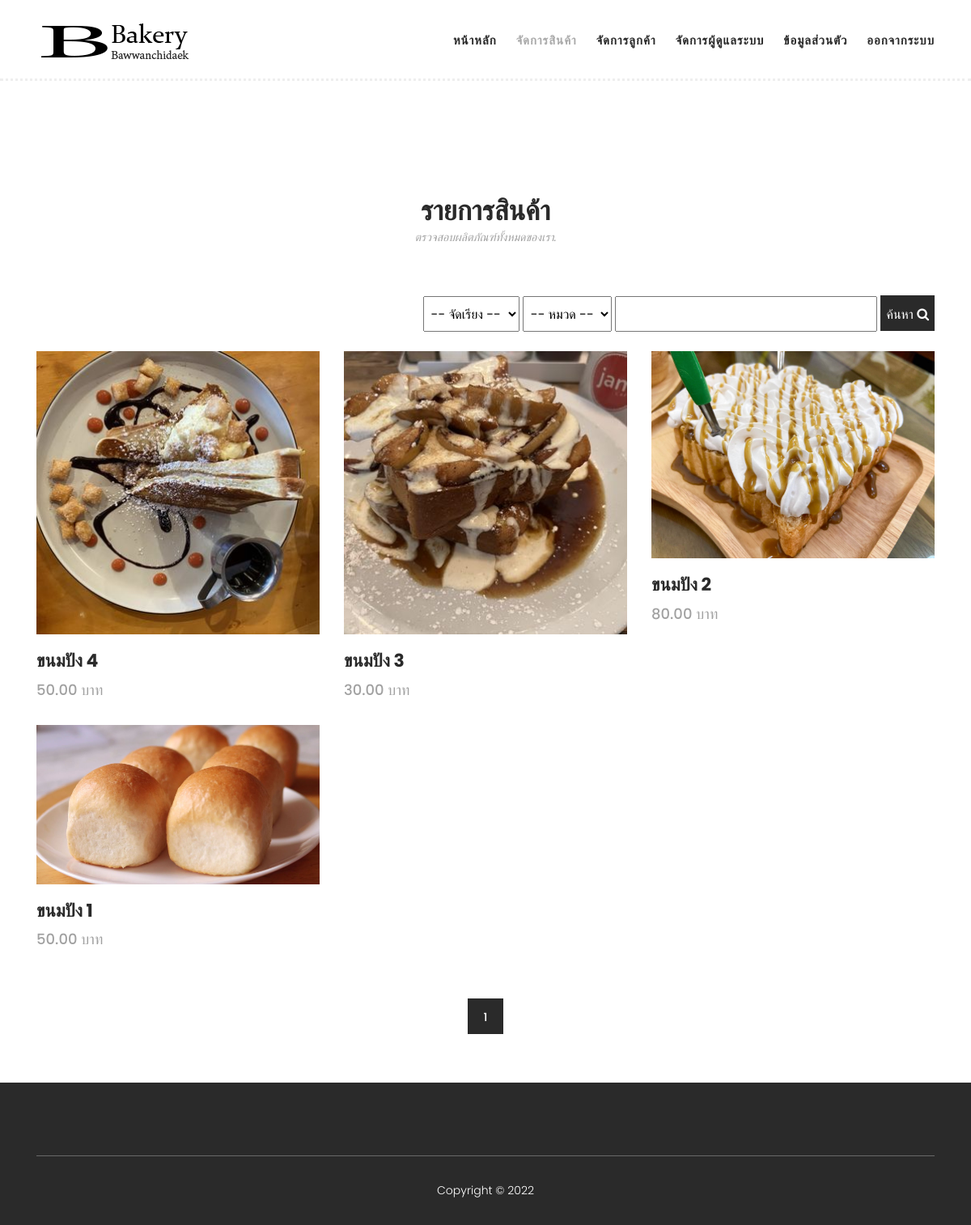
/product.php (signed in), run on the app's committed database.
### tables this page shows
CREATE TABLE `tbl_products` (
  `PRO_ID` bigint(20) NOT NULL,
  `PRO_NAME` varchar(50) DEFAULT NULL,
  `PRO_PRICE` decimal(10,2) DEFAULT NULL,
  `PRO_STAMP` timestamp NOT NULL DEFAULT current_timestamp(),
  `PRO_DETAILS` text DEFAULT NULL,
  `PRO_PHOTO` varchar(100) DEFAULT NULL,
  `USER_ID` bigint(20) DEFAULT NULL,
  `PRO_DELETE` enum('1') DEFAULT NULL,
  `PRO_STATUS` enum('1','0') NOT NULL DEFAULT '1',
  `PRO_GROUP_NAME` varchar(50) DEFAULT NULL,
  `PRO_STOCK` int(11) NOT NULL DEFAULT 0
);

### product.php (the view, shortened to what this page needs)
<?php include_once('./inc/inc-html.php') ?>
<!DOCTYPE html>
<html lang="th">
<head>
    <?php include_once('./inc/head.php') ?>
</head>
<body>
    <?php include_once('./inc/header.php') ?>
    <section class="section" id="products">
        <div class="container">
            <div class="row">
                <div class="col-lg-12">
                    <div class="section-heading">
                        <h2>รายการสินค้า</h2>
                        <span>ตรวจสอบผลิตภัณฑ์ทั้งหมดของเรา.</span>
                    </div>
                </div>
            </div>
            <div class="row mb-4">
                <div class="col-12 d-flex justify-content-end">
                    <form action="./product.php" method="get">
                        <select class="s-product" name="sort" id="sort" onchange="this.form.submit()">
                            <option value=""> -- จัดเรียง -- </option>
                        </select>
                        <select name="g" class="s-product" onchange="this.form.submit()">
                            <option value="" <?= isset($_GET["g"]) && $_GET["g"] == '' ? 'selected' : ""; ?>> -- หมวด --
                            </option>
                        </select>
                        <input type="text" value="<?= isset($_GET["v"]) ? $_GET["v"] : ""; ?>" name="v"
                            class="input-product">
                        <button type="submit" id="form-submit" class="btn-main-dark-button">
                            ค้นหา <i class="fa fa-search"></i>
                        </button>
                    </form>
                </div>
            </div>
        </div>
        <div class="container">
            <?php
            $items_per_page = 80;
            $current_page = isset($_GET['page']) && is_numeric($_GET['page']) ? (int) $_GET['page'] : 1;
            $offset = ($current_page - 1) * $items_per_page;
            $g = !isset($_GET["g"]) || empty($_GET["g"]) ? '' : "AND PRO_GROUP_NAME= '{$_GET["g"]}'";
            $v = !isset($_GET["v"]) || empty($_GET["v"]) ? '' : "AND PRO_NAME  LIKE '%{$_GET["v"]}%'";
            $order_by = "PRO_STAMP DESC";
            $sql_count = "SELECT COUNT(*) as total FROM `tbl_products` WHERE PRO_DELETE IS NULL $g $v;";
            $total_items = $conn->query($sql_count)->fetch_assoc()['total'];
            $total_pages = ceil($total_items / $items_per_page);
            $sqls = "SELECT * FROM `tbl_products` WHERE PRO_DELETE IS NULL $g $v ORDER BY $order_by LIMIT $items_per_page OFFSET $offset;";
            $query_group_list = $conn->query($sqls, MYSQLI_ASSOC)->fetch_all(MYSQLI_ASSOC);
            ?>
            <div class="row">
                <?php foreach ($query_group_list as $ilist): ?>
                    <div class="col-lg-4">
                        <div class="item">
                            <div class="thumb">
                                <img src="upload/<?= $ilist['PRO_PHOTO']; ?>" alt="">
                            </div>
                            <div class="down-content">
                                <h4><?= $ilist['PRO_NAME']; ?></h4>
                                <span><?= $ilist['PRO_PRICE']; ?> บาท</span>
                            </div>
                        </div>
                    </div>
                <?php endforeach; ?>
            </div>
            <div class="col-lg-12">
                <div class="pagination">
                    <ul>
                        <?php for ($i = 1; $i <= $total_pages; $i++): ?>
                            <li class="<?= $i == $current_page ? 'active' : ''; ?>">
                                <a
                                    href="?page=<?= $i; ?>&g=<?= $_GET['g'] ?? ''; ?>&v=<?= $_GET['v'] ?? ''; ?>"><?= $i; ?></a>
                            </li>
                        <?php endfor; ?>
                    </ul>
                </div>
            </div>
        </div>
    </section>
    <?php include_once('./inc/footer.php'); ?>
</body>
</html>

### assets/css/templatemo-hexashop.css (style rules this page uses)
html, body, div, span, applet, object, iframe, h1, h2, h3, h4, h5, h6, p, blockquote, div pre, a, abbr, acronym, address, big, cite, code, del, dfn, em, font, img, ins, kbd, q, s, samp, small, strike, strong, sub, sup, tt, var, b, u, i, center, dl, dt, dd, ol, ul, li, figure, header, nav, section, article, aside, footer, figcaption { margin: 0; padding: 0; border: 0; outline: 0; }
ul, li { padding: 0; margin: 0; list-style: none; }
header, nav, section, article, aside, footer, hgroup { display: block; }
* { box-sizing: border-box; }
html, body { font-family: 'Poppins', sans-serif; font-weight: 400; background-color: #fff; font-size: 16px; -ms-text-size-adjust: 100%; -webkit-font-smoothing: antialiased; -moz-osx-font-smoothing: grayscale; }
a { text-decoration: none !important; }
h1, h2, h3, h4, h5, h6 { margin-top: 0px; margin-bottom: 0px; }
ul { margin-bottom: 0px; }
html, body { background: #fff; font-family: 'Poppins', sans-serif; }
.section-heading h2 { font-size: 34px; font-weight: 700; color: #2a2a2a; }
.section-heading span { font-size: 14px; color: #a1a1a1; font-style: italic; font-weight: 400; }
#products .section-heading { text-align: center; margin-bottom: 60px; margin-top: 80px; }
#products .item { margin-bottom: 30px; }
#products .item .thumb img { width: 100%; overflow: hidden; }
#products .item .down-content { padding-top: 20px; position: relative; z-index: 3; background-color: #fff; }
#products .item .down-content h4 { font-size: 22px; color: #2a2a2a; font-weight: 700; margin-bottom: 8px; }
#products .item .down-content span { font-size: 18px; color: #a1a1a1; font-weight: 500; display: block; }
#products .item .thumb { position: relative; }
#products .pagination { margin-top: 30px; margin-bottom: 40px; }
#products .pagination ul { text-align: center; width: 100%; }
#products .pagination ul li { display: inline; margin: 0px 5px; }
#products .pagination ul li a { width: 44px; height: 44px; border: 1px solid #2a2a2a; display: inline-block; text-align: center; line-height: 44px; font-size: 14px; font-weight: 500; color: #2a2a2a; }
#products .pagination ul li a:hover, #products .pagination ul li.active a { background-color: #2a2a2a; color: #fff; }

### inc/head.php (style rules this page uses)
.btn-main-dark-button { height: 44px; display: inline-block; text-align: center; line-height: 44px; background-color: #2a2a2a; box-shadow: none; border: 1px solid transparent; color: #fff; transition: all 0.3s; }
.input-product, .s-product { height: 44px; }
.s-product { padding: 5px; }

### data on the page
tbl_products: PRO_PHOTO (picture), PRO_NAME "ขนมปัง 4", PRO_PRICE "50.00"
tbl_products: PRO_PHOTO (picture), PRO_NAME "ขนมปัง 3", PRO_PRICE "30.00"
tbl_products: PRO_PHOTO (picture), PRO_NAME "ขนมปัง 2", PRO_PRICE "80.00"
tbl_products: PRO_PHOTO (picture), PRO_NAME "ขนมปัง 1", PRO_PRICE "50.00"
